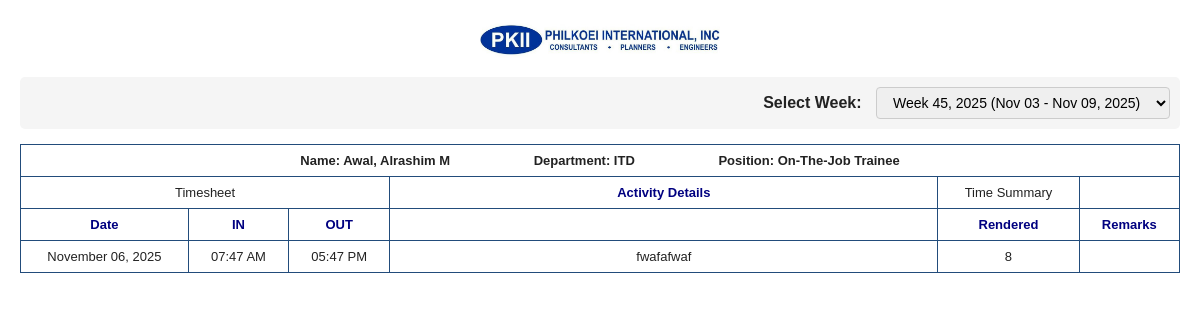
Page /php/timesheet.php (signed in) on the earlier database version.
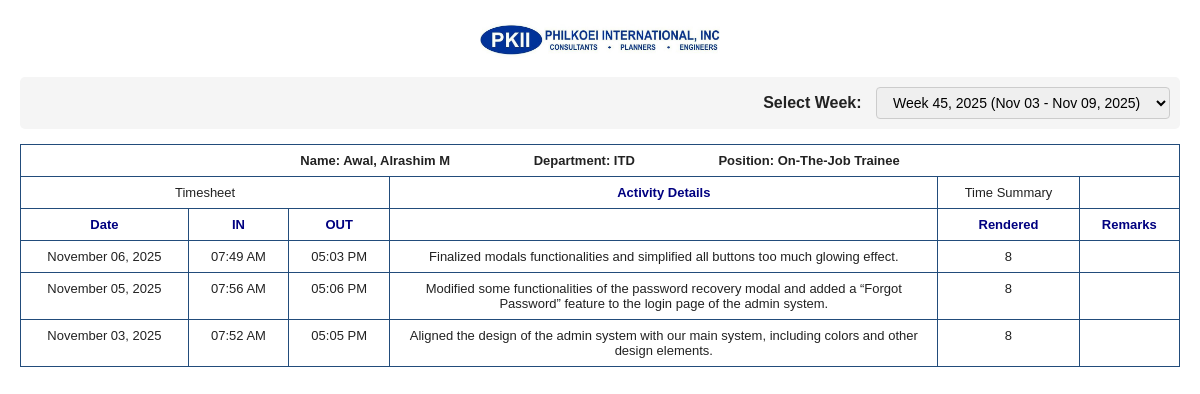
Same page on the later database version.
### tables this page shows
CREATE TABLE `student_info` (
  `student_id` int(11) NOT NULL,
  `users_user_id` int(11) NOT NULL,
  `student_fn` varchar(100) DEFAULT NULL,
  `student_mi` varchar(255) DEFAULT NULL,
  `student_ln` varchar(100) DEFAULT NULL,
  `student_course` varchar(50) DEFAULT '',
  `student_year` varchar(10) DEFAULT '',
  `company_name` varchar(100) DEFAULT '',
  `profile_picture` longblob DEFAULT NULL,
  `profile_picture_type` varchar(50) DEFAULT '',
  `created_at` timestamp NOT NULL DEFAULT current_timestamp(),
  `updated_at` timestamp NOT NULL DEFAULT current_timestamp() ON UPDATE current_timestamp()
);

CREATE TABLE `weekly_accomplishments` (
  `id` int(11) NOT NULL,
  `users_user_id` int(11) DEFAULT NULL,
  `date_record` date NOT NULL,
  `time_in` varchar(10) NOT NULL,
  `time_out` varchar(10) NOT NULL,
  `task_completed` text NOT NULL,
  `total_hours` decimal(5,2) DEFAULT 0.00,
  `grand_total` decimal(5,2) DEFAULT 0.00,
  `total` decimal(10,2) NOT NULL DEFAULT 0.00,
  `last_updated_at` datetime DEFAULT NULL
);

### php/timesheet.php (the view, shortened to what this page needs)
<?php
require_once "db.php";
$user_id = $_SESSION["user_id"];
$selectedWeek = isset($_GET['week']) ? intval($_GET['week']) : date('W');
$selectedYear = isset($_GET['year']) ? intval($_GET['year']) : date('Y');
$student = [
    'student_fn' => '',
    'student_mi' => '',
    'student_ln' => ''
];
if ($stmt = $conn->prepare("SELECT student_fn, student_mi, student_ln FROM student_info WHERE users_user_id = ? LIMIT 1")) {
    $stmt->bind_param("i", $user_id);
    $stmt->execute();
    $res = $stmt->get_result();
    if ($res && $res->num_rows > 0) {
        $student = $res->fetch_assoc();
    }
}
$last = trim($student['student_ln'] ?? '');
$first = trim($student['student_fn'] ?? '');
$mi = trim($student['student_mi'] ?? '');
$nameFormatted = trim($last . ', ' . $first . ($mi !== '' ? ' ' . strtoupper(substr($mi, 0, 1)) : ''));
$allWeeks = [];
$weeksSql = "SELECT DISTINCT YEAR(date_record) as yr, WEEK(date_record, 1) as wk
             FROM weekly_accomplishments
             WHERE users_user_id = ?
             ORDER BY yr DESC, wk DESC";
if ($wStmt = $conn->prepare($weeksSql)) {
    $wStmt->bind_param("i", $user_id);
    $wStmt->execute();
    $wRes = $wStmt->get_result();
    while ($wRow = $wRes->fetch_assoc()) {
        $allWeeks[] = ['year' => $wRow['yr'], 'week' => $wRow['wk']];
    }
}
$isAllWeeks = isset($_GET['all']) && $_GET['all'] == '1';
$entries = [];
if ($isAllWeeks) {
    $sql = "SELECT DATE(date_record) as d, time_in, time_out, task_completed, total_hours
            FROM weekly_accomplishments
            WHERE users_user_id = ?
            ORDER BY DATE(date_record) DESC, id DESC";
    if ($w = $conn->prepare($sql)) {
        $w->bind_param("i", $user_id);
        $w->execute();
        $r = $w->get_result();
        while ($row = $r->fetch_assoc()) $entries[] = $row;
        $w->close();
    }
} else {
    $sql = "SELECT DATE(date_record) as d, time_in, time_out, task_completed, total_hours
            FROM weekly_accomplishments
            WHERE users_user_id = ?
            AND YEAR(date_record) = ?
            AND WEEK(date_record, 1) = ?
            ORDER BY DATE(date_record) DESC, id DESC";
    if ($w = $conn->prepare($sql)) {
        $w->bind_param("iii", $user_id, $selectedYear, $selectedWeek);
        $w->execute();
        $r = $w->get_result();
        while ($row = $r->fetch_assoc()) $entries[] = $row;
    }
}
function fmt_time($t) {
    if (preg_match('/^\d{1,2}:\d{2}$/', $t)) {
        return date('h:i A', strtotime($t));
    }
    return htmlspecialchars($t);
}
?>
<!DOCTYPE html>
<html lang="en">
<head>
</head>
<body>
    <div class="logo-wrap">
        <img src="img/pkiilogo.png" alt="Company Logo" onerror="this.style.display='none'; this.nextElementSibling.style.display='block';">
    </div>
    <div class="week-selector no-print">
        <label for="weekSelect">Select Week:</label>
        <select id="weekSelect" onchange="if(this.value==='all'){location.href='timesheet.php?all=1';}else{location.href='timesheet.php?week='+this.value.split('-')[0]+'&year='+this.value.split('-')[1];}">
            <?php if (!empty($allWeeks)): ?>
                <?php foreach ($allWeeks as $w): ?>
                    <?php
                        $wk = $w['week'];
                        $yr = $w['year'];
                        $dt = new DateTime();
                        $dt->setISODate($yr, $wk);
                        $monday = $dt->format('M d');
                        $dt->modify('+6 days');
                        $sunday = $dt->format('M d, Y');
                        $label = "Week $wk, $yr ($monday - $sunday)";
                        $isSelected = (!$isAllWeeks && $wk == $selectedWeek && $yr == $selectedYear);
                    ?>
                    <option value="<?= $wk ?>-<?= $yr ?>" <?= $isSelected ? 'selected' : '' ?>><?= htmlspecialchars($label) ?></option>
                <?php endforeach; ?>
            <?php endif; ?>
        </select>
    </div>
    <table class="ts-table">
        <thead>
            <tr class="top-meta">
                <th colspan="9" style="text-align: center;">
                    <span style="display: inline-block; margin-right: 80px;">Name: <?php echo htmlspecialchars($nameFormatted); ?></span>
                    <span style="display: inline-block; margin-right: 80px;">Department: ITD</span>
                    <span style="display: inline-block;">Position: On-The-Job Trainee</span>
                </th>
            </tr>
            <tr class="group-head">
                <th colspan="3">Timesheet</th>
                <th colspan="1" class="head-activity">Activity Details</th>
                <th colspan="1">Time Summary</th>
                <th colspan="1"></th>
            </tr>
            <tr>
                <th class="col-date">Date</th>
                <th class="col-time">IN</th>
                <th class="col-time">OUT</th>
                <th class="col-activity"></th>
                <th class="col-rendered">Rendered</th>
                <th class="col-remarks">Remarks</th>
            </tr>
        </thead>
        <tbody>
            <?php if (empty($entries)): ?>
                <tr><td colspan="6" style="text-align:center; padding:20px;">No records found.</td></tr>
            <?php else: ?>
                <?php foreach ($entries as $e): ?>
                    <tr>
                        <td style="text-align:center; white-space:nowrap;"><?php echo htmlspecialchars(date('F d, Y', strtotime($e['d']))); ?></td>
                        <td style="text-align:center; white-space:nowrap;"><?php echo fmt_time($e['time_in']); ?></td>
                        <td style="text-align:center; white-space:nowrap;"><?php echo fmt_time($e['time_out']); ?></td>
                        <td style="text-align:center;"><?php echo nl2br(htmlspecialchars($e['task_completed'] ?? '')); ?></td>
                        <td style="text-align:center;"><?php echo htmlspecialchars(isset($e['total_hours']) && $e['total_hours'] !== null ? (string)intval($e['total_hours']) : ''); ?></td>
                        <td style="text-align:center;"></td>
                    </tr>
                <?php endforeach; ?>
            <?php endif; ?>
        </tbody>
    </table>
</body>
</html>

### php/timesheet.php (style rules this page uses)
:root { --blue: #224c7b; --line: #224c7b; }
* { box-sizing: border-box; }
body { font-family: Arial, Helvetica, sans-serif; margin: 20px; color: #222; }
.logo-wrap { text-align: center; margin-bottom: 10px; }
.logo-wrap img { height: 38px; object-fit: contain; }
.ts-table { width: 100%; border-collapse: collapse; }
.ts-table th, .ts-table td { border: 1px solid var(--line); padding: 8px 10px; font-size: 13px; vertical-align: top; }
.ts-table th { color: inherit; font-weight: 400; }
.ts-table th.col-date, .ts-table th.col-time, .ts-table th.col-rendered, .ts-table th.col-remarks, .ts-table th.head-activity { color: navy; font-weight: 900; }
.ts-table tr { page-break-inside: avoid; break-inside: avoid; }
.top-meta th { text-align: center; font-weight: 600; }
.group-head th { text-align: center; white-space:nowrap; }
.col-date { width: 8%; white-space: nowrap; }
.col-time { width: 6%; white-space: nowrap; }
.col-activity { width: 35%; white-space: nowrap; }
.col-rendered { width: 8%; }
.col-remarks { width: 6%; }
.week-selector { text-align: right; margin: 15px 0; padding: 10px; background: #f5f5f5; border-radius: 5px; }
.week-selector label { font-weight: 600; margin-right: 10px; }
.week-selector select { padding: 6px 12px; border: 1px solid #ccc; border-radius: 4px; font-size: 14px; }

Differences in the rows shown:
changed weekly_accomplishments: time_in "07:47 AM" → "07:49 AM"; time_out "05:47 PM" → "05:03 PM"; task_completed "fwafafwaf" → "Finalized modals functionalities and simplified all buttons too much glowing effect."
added weekly_accomplishments: d "November 05, 2025", time_in "07:56 AM", time_out "05:06 PM", task_completed "Modified some functionalities of the password recovery modal and added a “Forgot Password” feature to the login page of the admin system.", total_hours "8"
added weekly_accomplishments: d "November 03, 2025", time_in "07:52 AM", time_out "05:05 PM", task_completed "Aligned the design of the admin system with our main system, including colors and other design elements.", total_hours "8"
